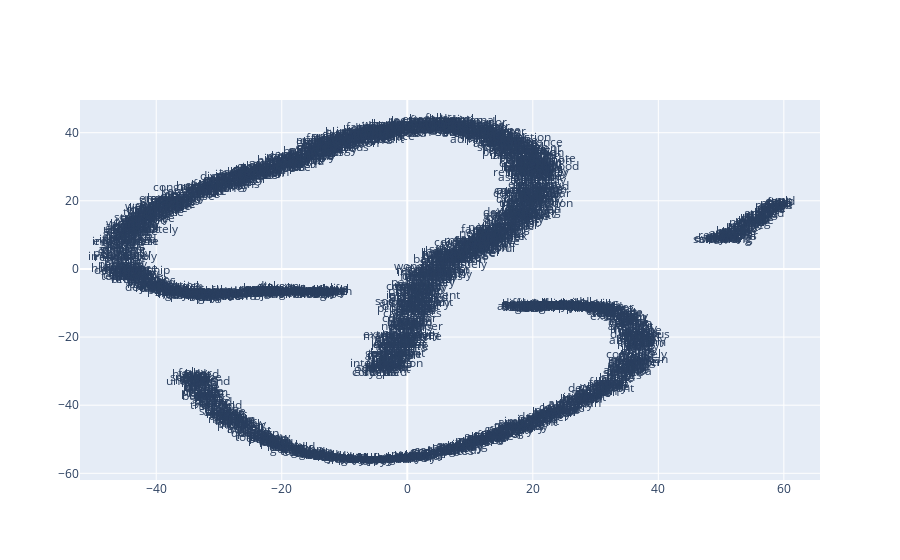

The code cell stored with this chart in its notebook:
### Code cell
x_vals_no_sw, y_vals_no_sw, labels_no_sw = reduce_dimensions(word2vec_model_no_sw)
print('This is a plot for word2vec_model_no_sw')
plot_function(x_vals_no_sw, y_vals_no_sw, labels_no_sw)

### Figure 1 — Plotly figure (JSON) as saved in the notebook; plotly's stock layout.template omitted (floating-point values rounded to 4 significant figures; data arrays with more than 128 entries replaced by an {"elided": "..."} marker saying what was removed)
{"data": [{"mode": "text", "text": {"elided": "2088 str values"}, "type": "scatter", "x": {"elided": "2088 float values"}, "y": {"elided": "2088 float values"}}], "layout": {}}
